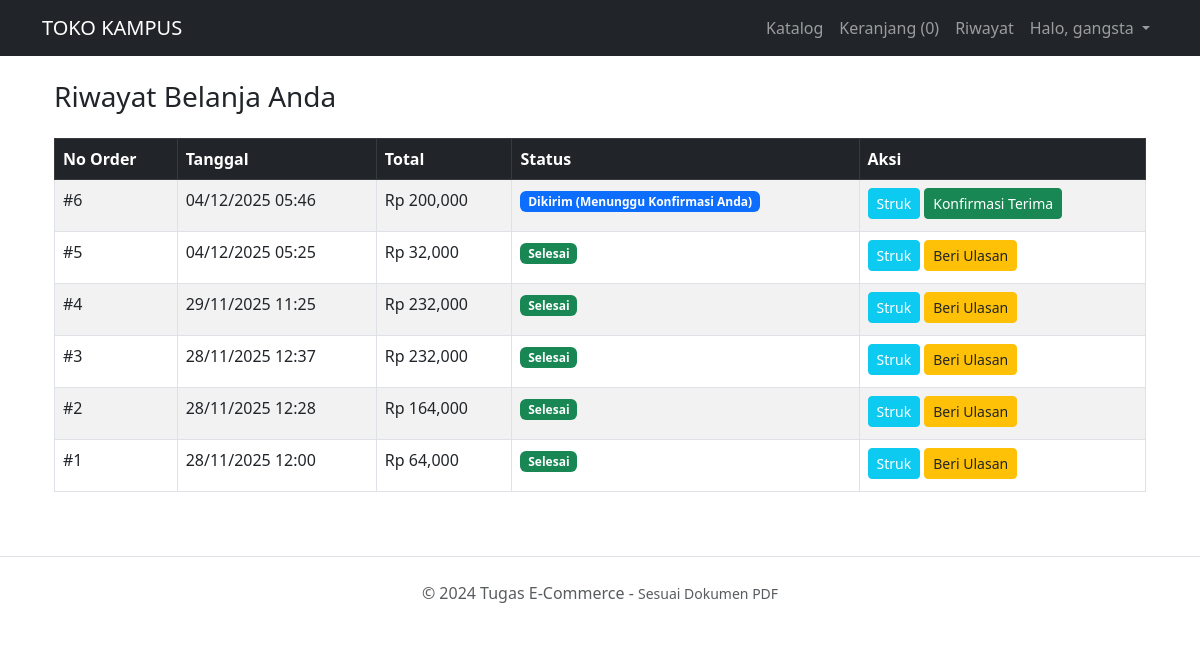
Page /toko_online/riwayat.php (signed in) on the committed database.
### tables this page shows
CREATE TABLE `orders` (
  `id` int(11) NOT NULL,
  `user_id` int(11) DEFAULT NULL,
  `order_number` varchar(100) NOT NULL,
  `total_amount` decimal(10,2) NOT NULL,
  `status` enum('pending','paid','shipped','completed','cancelled') DEFAULT 'pending',
  `shipping_address` text DEFAULT NULL,
  `created_at` timestamp NOT NULL DEFAULT current_timestamp()
);

### toko_online/riwayat.php (the view, shortened to what this page needs)
<?php include 'koneksi.php'; include 'header.php';
?>
<div class="container mt-4">
    <h3 class="mb-4">Riwayat Belanja Anda</h3>
    <div class="table-responsive">
        <table class="table table-striped table-hover table-bordered">
            <thead class="table-dark">
                <tr>
                    <th>No Order</th>
                    <th>Tanggal</th>
                    <th>Total</th>
                    <th>Status</th>
                    <th>Aksi</th>
                </tr>
            </thead>
            <tbody>
                <?php
                $id = $_SESSION['user_id'];
                $query = mysqli_query($conn, "SELECT * FROM orders WHERE user_id='$id' ORDER BY created_at DESC");
                while ($o = mysqli_fetch_assoc($query)) {
                    $status_display = ucfirst($o['status']);
                    $status_color = 'secondary';
                    switch ($o['status']) {
                        case 'shipped':
                            $status_color = 'primary';
                            $status_display = 'Dikirim (Menunggu Konfirmasi Anda)';
                            break;
                        case 'completed':
                            $status_color = 'success';
                            $status_display = 'Selesai';
                            break;
                    }
                    echo "<tr>
                        <td>#{$o['id']}</td>
                        <td>".date('d/m/Y H:i', strtotime($o['created_at']))."</td>
                        <td>Rp ".number_format($o['total_amount'])."</td>
                        <td><span class='badge bg-{$status_color}'>{$status_display}</span></td>
                        <td>";
                    echo "<a href='struk_order.php?id={$o['id']}' class='btn btn-sm btn-info text-white me-1 mb-1'>Struk</a>";
                    if ($o['status'] == 'shipped') {
                        echo "<a href='confirm_delivery.php?id={$o['id']}' class='btn btn-sm btn-success mb-1' onclick=\"return confirm('Apakah Anda yakin pesanan sudah diterima? Aksi ini akan menyelesaikan pesanan.');\">Konfirmasi Terima</a>";
                    }
                    elseif ($o['status'] == 'completed') {
                        echo "<a href='beri_ulasan.php?id_order={$o['id']}' class='btn btn-sm btn-warning text-dark mb-1'>Beri Ulasan</a>";
                    }
                    echo "</td></tr>";
                }
                ?>
            </tbody>
        </table>
    </div>
</div>
<?php include 'footer.php'; ?>

### rows in the picture
orders: id "6", created_at "04/12/2025 05:46", total_amount "200,000", status "Dikirim (Menunggu Konfirmasi Anda)"
orders: id "5", created_at "04/12/2025 05:25", total_amount "32,000", status "Selesai"
orders: id "4", created_at "29/11/2025 11:25", total_amount "232,000", status "Selesai"
orders: id "3", created_at "28/11/2025 12:37", total_amount "232,000", status "Selesai"
orders: id "2", created_at "28/11/2025 12:28", total_amount "164,000", status "Selesai"
orders: id "1", created_at "28/11/2025 12:00", total_amount "64,000", status "Selesai"

### other values in the picture
$_SESSION['name'] "gangsta"
